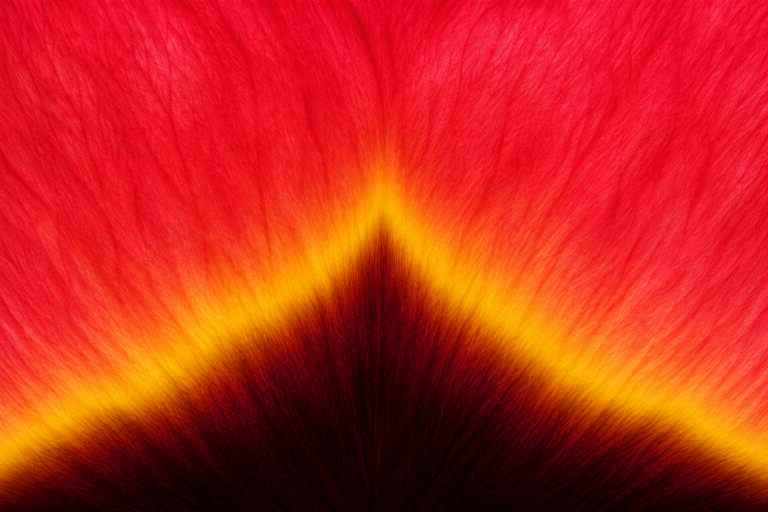
#> input picture wflevels/corolla_gauge/petal-basal-v2-source.png, 1536 x 1024 px (shown at 1/2 size)
$ python palette_assets.py
#> lines starting #> are read from the running program, lines starting #| are printed output that depends on the picture
"""Cook tulip index images and shared lookup tables; never bake color variants."""
import colorsys,json,struct
from pathlib import Path
from PIL import Image
HERE=Path(__file__).resolve().parent
NAMES=('Scarlet','Rose','Apricot','Golden','Violet','Ivory')
# Relative hue rotations and saturation multipliers of the generated source.
TRANSFORMS=((0,1),(-.075,.8),(.075,.8),(.14,.85),(-.18,.75),(0,.12))

def encode(i):
    return ((i>>3)<<3,(i&7)<<3,8)

def build():
    image=Image.open(HERE/'petal-basal-v2-source.png').convert('RGB').resize((512,512),Image.Resampling.LANCZOS)
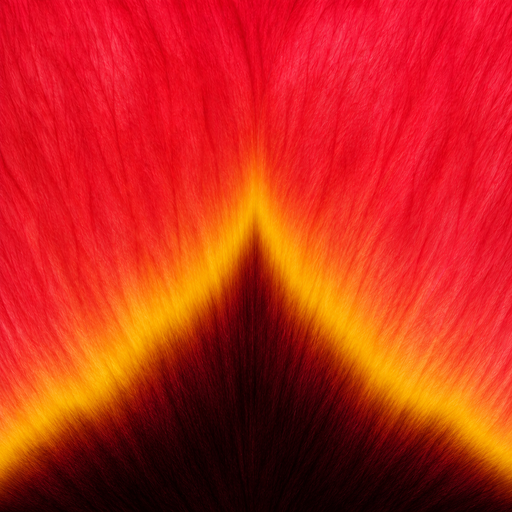
#> image: PIL image 512x512 RGB; mean R, G, B 195.6, 40.6, 26.2
    indexed=image.quantize(colors=128,method=Image.Quantize.MEDIANCUT,dither=Image.Dither.NONE)
    source=indexed.getpalette()[:384]; assert len(source)==384
#> after `source = indexed.getpalette()[:384]`: source = 384 values, max 252 at index 0, min 0 at index 17, mean 85.28
    indices=indexed.tobytes()
    for offset,name in ((0,'petal-rose-index.png'),(128,'petal-ivory-index.png')):
        data=bytes(c for index in indices for c in encode(index+offset))
        Image.frombytes('RGB',(512,512),data).save(HERE/name)
#> this loop made 2 passes
#> pass 1, in build, `Image.frombytes('RGB',(512,512),data).save(HERE/name)`:
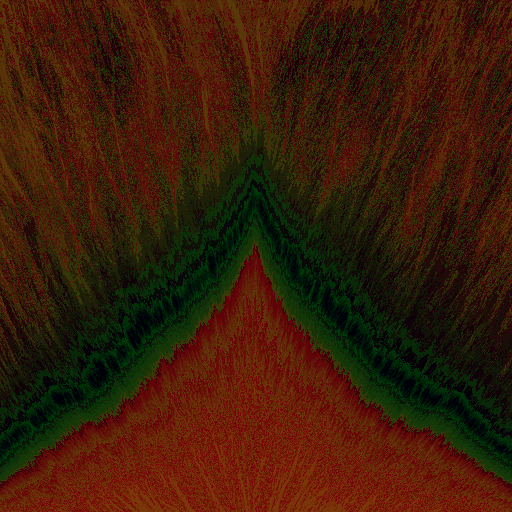
#> saved as petal-rose-index.png: PIL image 512x512 RGB; mean R, G, B 58.5, 28.5, 8
#> pass 2, in build, `Image.frombytes('RGB',(512,512),data).save(HERE/name)`:
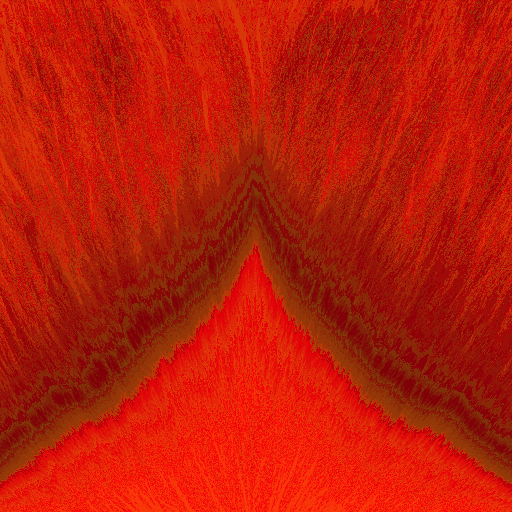
#> saved as petal-ivory-index.png: PIL image 512x512 RGB; mean R, G, B 186.5, 28.5, 8
    colors=[tuple(source[i:i+3]) for i in range(0,384,3)]
#> colors = 128 items, first 6: (252, 175, 11), (251, 169, 7), (251, 165, 10), (249, 164, 1), (251, 158, 13), (247, 158, 0)
    shade=[]
    for r,g,b in colors:
        shade.append(min(range(128),key=lambda k:sum((colors[k][j]-(r,g,b)[j]*.7)**2 for j in range(3))))
#> this loop made 128 passes
#> (r, g, b) on passes 1 to 12: (252, 175, 11), (251, 169, 7), (251, 165, 10), (249, 164, 1), (251, 158, 13), (247, 158, 0), (252, 149, 19), (244, 150, 1), (252, 139, 30), (251, 140, 9), (237, 140, 1), (252, 129, 25)
#> after the loop, shade = 128 values, max 127 at index 123, min 23 at index 0, mean 84.46
    small=indexed.resize((128,128),Image.Resampling.NEAREST).tobytes()
    for offset,name in ((0,'petal-rose-fold-index.png'),(128,'petal-ivory-fold-index.png')):
        data=bytes(c for index in small for c in encode(shade[index]+offset))
        Image.frombytes('RGB',(128,128),data).save(HERE/name)
#> this loop made 2 passes
#> pass 1, in build, `Image.frombytes('RGB',(128,128),data).save(HERE/name)`:
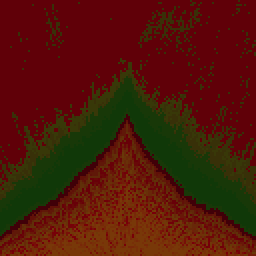
#> saved as petal-rose-fold-index.png: PIL image 128x128 RGB (shown 2 times larger); mean R, G, B 80.5, 24.4, 8
#> pass 2, in build, `Image.frombytes('RGB',(128,128),data).save(HERE/name)`:
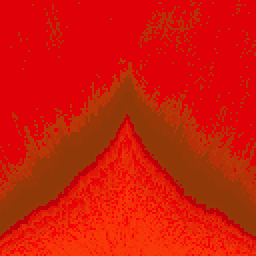
#> saved as petal-ivory-fold-index.png: PIL image 128x128 RGB (shown 2 times larger); mean R, G, B 208.5, 24.4, 8
    result={};binary=bytearray(b'DPLT'+struct.pack('<HH',1,len(NAMES)))
    for name,(shift,sat) in zip(NAMES,TRANSFORMS):
        red=[];pale=[]
        for i in range(0,384,3):
            r,g,b=(v/255 for v in source[i:i+3]);h,s,v=colorsys.rgb_to_hsv(r,g,b)
            rgb=colorsys.hsv_to_rgb((h+shift)%1,min(1,s*sat),v)
            red.extend(round(c*255) for c in rgb)
            # The measuring petal stays visibly pale against every flower.
            luminance=.2126*r+.7152*g+.0722*b
            blend=max(0,min(1,(luminance-.10)/.16))
            value=(.04+luminance*.7)*(1-blend)+(.52+.48*luminance)*blend
            pale.extend(round(c*255) for c in (value,min(1,value*.94),min(1,value*.82)))
        table=red+pale;assert len(table)==768
        result[name]=table;binary.extend(table)
#> after the loop, result = 6 items
    (HERE/'tulip-palettes.bin').write_bytes(binary)
    (HERE/'tulip-palettes.json').write_text(json.dumps(result,indent=2)+'\n')

if __name__=='__main__':build()
